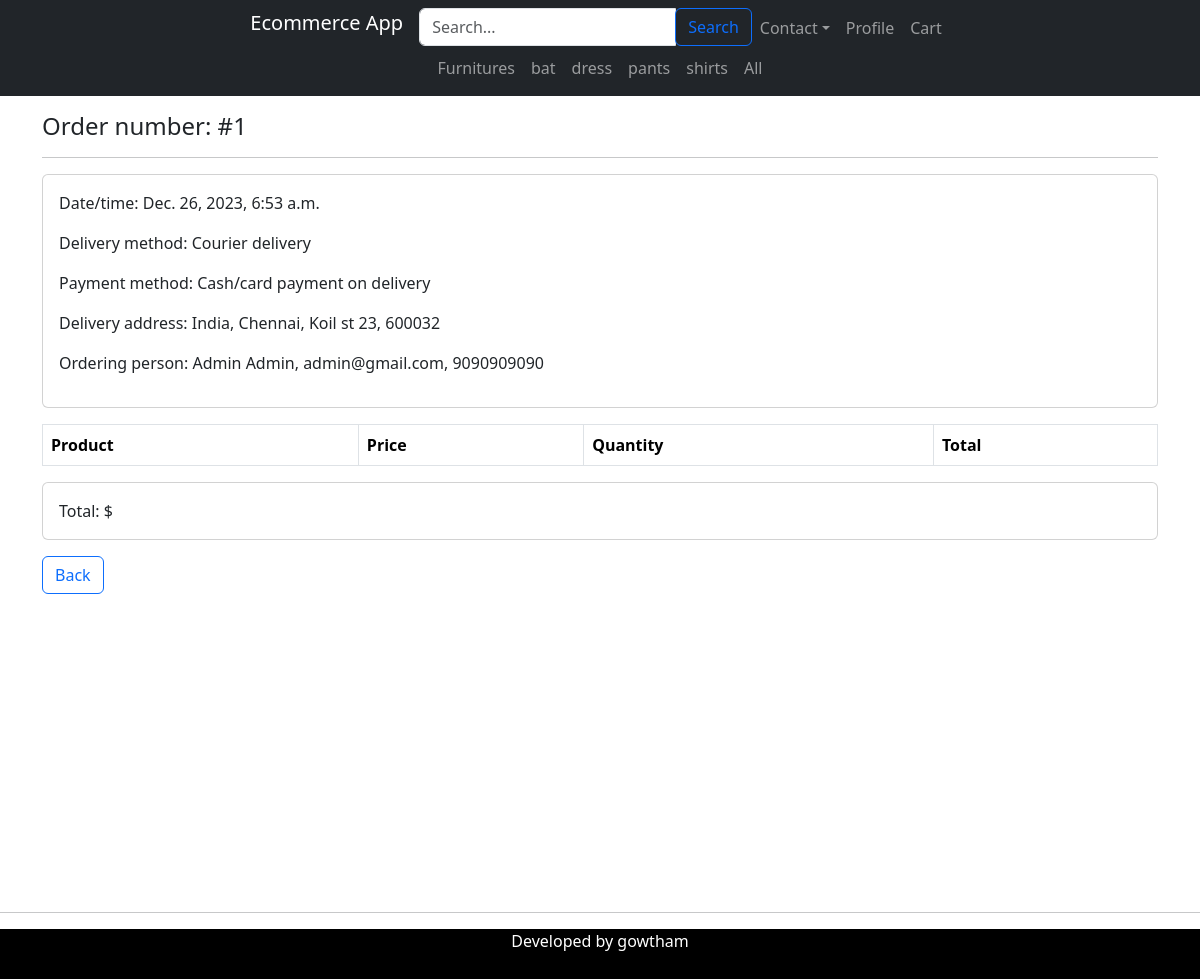
Screenshot of /user_order/1/ (signed in) with the database file from the repository.
### products/models.py (models this page shows, shortened)
class Category(models.Model):
    name = models.CharField(max_length=255, blank=False, null=False)
    class Meta:
        verbose_name_plural = "Categories"

class Order(models.Model):
    DELIVERY_METHODS = [
        ((1, 'Courier delivery')),
        ((2, 'Pickup at a parcel locker')),
        ((3, 'Personal pickup')),
    ]
    PAYMENT_METHODS = [
        ((1, 'Cash/card payment on delivery')),
        ((2, 'Online payment by credit card')),
        ((3, 'Traditional money transfer')),
    ]
    user = models.ForeignKey("users.User", on_delete=models.CASCADE, related_name='order_user', blank=True, null=True)
    first_name_order = models.CharField(max_length=255, blank=False, null=False)
    last_name_order = models.CharField(max_length=255, blank=False, null=False)
    delivery_method_order = models.IntegerField(choices=DELIVERY_METHODS, default=1, blank=False, null=False)
    payment_method_order = models.IntegerField(choices=PAYMENT_METHODS, default=1, blank=False, null=False)
    country_order = models.CharField(max_length=255, blank=False, null=False)
    city_order = models.CharField(max_length=255, blank=False, null=False)
    street_order = models.CharField(max_length=255, blank=False, null=False)
    house_number_order = models.CharField(max_length=255, blank=False, null=False)
    zip_code_order = models.CharField(max_length=255, blank=False, null=False)
    phone_number_order = models.CharField(max_length=255, blank=False, null=False)
    email_order = models.EmailField(max_length=255, blank=False, null=False)
    date_time_order = models.DateTimeField(default=timezone.now, blank=False, null=False)

### products/views.py (the view)
# urls.py: path('user_order/<int:pk>/', views.user_order, name='user_order'),
def user_order(request, pk):
    order = Order.objects.get(pk=pk)
    if order.user == request.user:
            order_products = OrderProduct.objects.filter(order_id=order)
            cart_total = OrderProduct.objects.filter(order_id=order).annotate(orderproduct_total=F('product__price') * F('quantity')).aggregate(total=Sum('orderproduct_total'))['total']
            context = {
                'order': order,
                'order_products': order_products,
                'cart_total': cart_total
            }
            return render(request, 'user_order.html', context=context)
    else:
        return redirect('home')

### products/context_processors.py (called while the page is built)
def categories(request):
    return {'categories': Category.objects.all()}

### products/templates/user_order.html (shortened to what this page needs)
{% extends 'base.html' %}
{% block content %}
<div class="container pt-3 min-vh-100">
    <h4>Order number: #{{ order.pk }}</h4>
    <hr class="hr" />
    <div class="card">
        <div class="card-body">
            <ul class="list-inline">
              <p>Date/time: {{ order.date_time_order }}</p>
              <p>Delivery method: {{ order.get_delivery_method_order_display }}</p>
              <p>Payment method: {{ order.get_payment_method_order_display }}</p>
              <p>Delivery address: {{ order.country_order }}, {{ order.city_order }}, {{  order.street_order }} {{  order.house_number_order }}, {{  order.zip_code_order }}</p>
              <p>Ordering person: {{ order.first_name_order }} {{ order.last_name_order }}, {{ order.email_order }}, {{ order.phone_number_order }}</p>
            </ul>
        </div>
    </div>
    <table class="table table-bordered my-3">
        <thead>
            <tr>
                <th class="col">Product</th>
                <th class="col">Price</th>
                <th class="col">Quantity</th>
                <th class="col">Total</th>
            </tr>
        </thead>
    </table>
    <div class="card my-3">
        <div class="card-body">
              <span>Total: ${{ cart_total|floatformat:2 }}</span>
        </div>
    </div>
    <a class="btn btn-outline-primary" href="{% url 'profile' %}">Back</a>
</div>
{% endblock %}

### products/templates/base.html (shortened to what this page needs)
<!DOCTYPE html>
<html lang="en">
<head>
    <link href="https://cdn.jsdelivr.net/npm/bootstrap@5.3.1/dist/css/bootstrap.min.css" rel="stylesheet"
>
</head>
<body>
    <nav class="navbar navbar-expand navbar-dark bg-dark">
        <div class="container flex-column">
            <div class="col-12 d-flex justify-content-center align-items-center">
                <ul class="navbar-nav">
                    <li class="nav-item">
                        <a class="navbar-brand" href="{% url 'home' %}">Ecommerce App</a>
                    </li>
                    <li>
                        <form method="POST" action="{% url 'search' %}" enctype="multipart/form-data">
                            <div class="input-group">
                                <input name="searched" type="text" class="form-control" placeholder="Search...">
                                <span class="input-group-append">
                                    <button class="btn btn-outline-primary">Search</button>
                                </span>
                            </div>
                        </form>
                    </li>
                    <li class="navbar-item">
                        <div class="dropdown">
                            <a class="btn dropdown-toggle nav-link" href="#" role="button" data-bs-toggle="dropdown" aria-expanded="false">Contact</a>
                          </div>
                    </li>
                    <li class="navbar-item">
                        <a class="nav-link" href="{% url 'profile' %}">Profile</a>
                    </li>
                    <li class="navbar-item">
                        <a class="nav-link" href="{% url 'cart' %}">Cart</a>
                    </li>
                </ul>
            </div>
            <ul class="navbar-nav">
                {% for item in categories|slice:":6" %}
                <li class="navbar-item">
                    <a class="nav-link" href="{% url 'category_products' item.pk %}">{{ item.name }}</a>
                </li>
                {% endfor %}
                <li class="navbar-item">
                    <a class="nav-link" href="{% url 'categories_all' %}">All</a>
                </li>
            </ul>
        </div>
    </nav>
    {% block content %}
    {% endblock %}
    <hr><center>
    <div class="pil" style="background-color: black; color: white; height: 50px;">Developed by gowtham</div>
</center>
</body>
</html>

### rows the page displays
Category: name "Furnitures"
Category: name "bat"
Category: name "dress"
Category: name "pants"
Category: name "shirts"
Order: pk "1", date_time_order "Dec. 26, 2023, 6:53 a.m.", delivery_method_order "Courier delivery", payment_method_order "Cash/card payment on delivery", country_order "India", city_order "Chennai", street_order "Koil st", house_number_order "23", zip_code_order "600032", first_name_order "Admin", last_name_order "Admin", email_order "admin@gmail.com", phone_number_order "9090909090"
